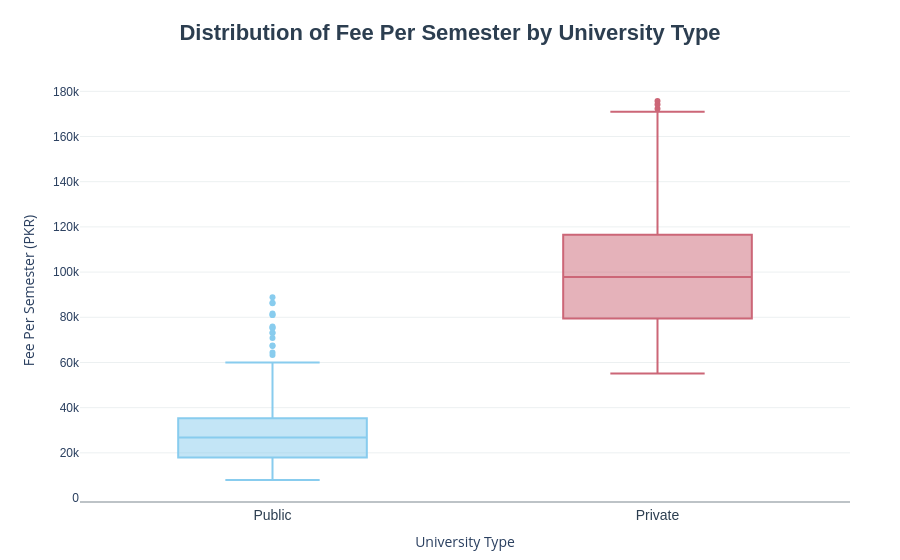

The notebook cell saved with this chart:
### Code cell
fig = px.box(
    c_uni_data,
    x='Type',
    y='Fee_Per_Semester_PKR',
    color='Type',
    title="<b>Distribution of Fee Per Semester by University Type</b>",
    labels={
        "Fee_Per_Semester_PKR": "Fee Per Semester (PKR)",
        "Type": "University Type",
    },
    color_discrete_sequence=px.colors.qualitative.Safe
)

fig.update_layout(
    title_font=dict(size=22, family="Arial", color="#2c3e50"),
    title_x=0.5,  
    showlegend=False,  
    plot_bgcolor="rgba(0,0,0,0)",  
    paper_bgcolor="rgba(0,0,0,0)",
    margin=dict(l=80, r=50, t=80, b=50),
)

fig.update_xaxes(
    showline=True,
    linewidth=2,
    linecolor="#bdc3c7",
    tickfont=dict(size=14, family="Arial", color="#2c3e50"),
)

fig.update_yaxes(
    showgrid=True,
    gridcolor="#ecf0f1",  
    tickfont=dict(size=12, family="Arial"),
)

fig.show()

### Figure 1 — Plotly figure (JSON) as saved in the notebook; plotly's stock layout.template omitted (floating-point values rounded to 4 significant figures; data arrays with more than 128 entries replaced by an {"elided": "..."} marker saying what was removed)
{"data": [{"alignmentgroup": "True", "hovertemplate": "University Type=%{x}<br>Fee Per Semester (PKR)=%{y}<extra></extra>", "legendgroup": "Public", "marker": {"color": "rgb(136, 204, 238)"}, "name": "Public", "notched": false, "offsetgroup": "Public", "orientation": "v", "showlegend": true, "type": "box", "x": {"elided": "2156 str values"}, "x0": " ", "xaxis": "x", "y": {"elided": "2156 float values"}, "y0": " ", "yaxis": "y"}, {"alignmentgroup": "True", "hovertemplate": "University Type=%{x}<br>Fee Per Semester (PKR)=%{y}<extra></extra>", "legendgroup": "Private", "marker": {"color": "rgb(204, 102, 119)"}, "name": "Private", "notched": false, "offsetgroup": "Private", "orientation": "v", "showlegend": true, "type": "box", "x": {"elided": "428 str values"}, "x0": " ", "xaxis": "x", "y": {"elided": "428 float values"}, "y0": " ", "yaxis": "y"}], "layout": {"boxmode": "overlay", "legend": {"title": {"text": "University Type"}, "tracegroupgap": 0}, "margin": {"b": 50, "l": 80, "r": 50, "t": 80}, "paper_bgcolor": "rgba(0,0,0,0)", "plot_bgcolor": "rgba(0,0,0,0)", "showlegend": false, "title": {"font": {"color": "#2c3e50", "family": "Arial", "size": 22}, "text": "<b>Distribution of Fee Per Semester by University Type</b>", "x": 0.5}, "xaxis": {"anchor": "y", "categoryarray": ["Public", "Private"], "categoryorder": "array", "domain": [0, 1], "linecolor": "#bdc3c7", "linewidth": 2, "showline": true, "tickfont": {"color": "#2c3e50", "family": "Arial", "size": 14}, "title": {"text": "University Type"}}, "yaxis": {"anchor": "x", "domain": [0, 1], "gridcolor": "#ecf0f1", "showgrid": true, "tickfont": {"family": "Arial", "size": 12}, "title": {"text": "Fee Per Semester (PKR)"}}}}
